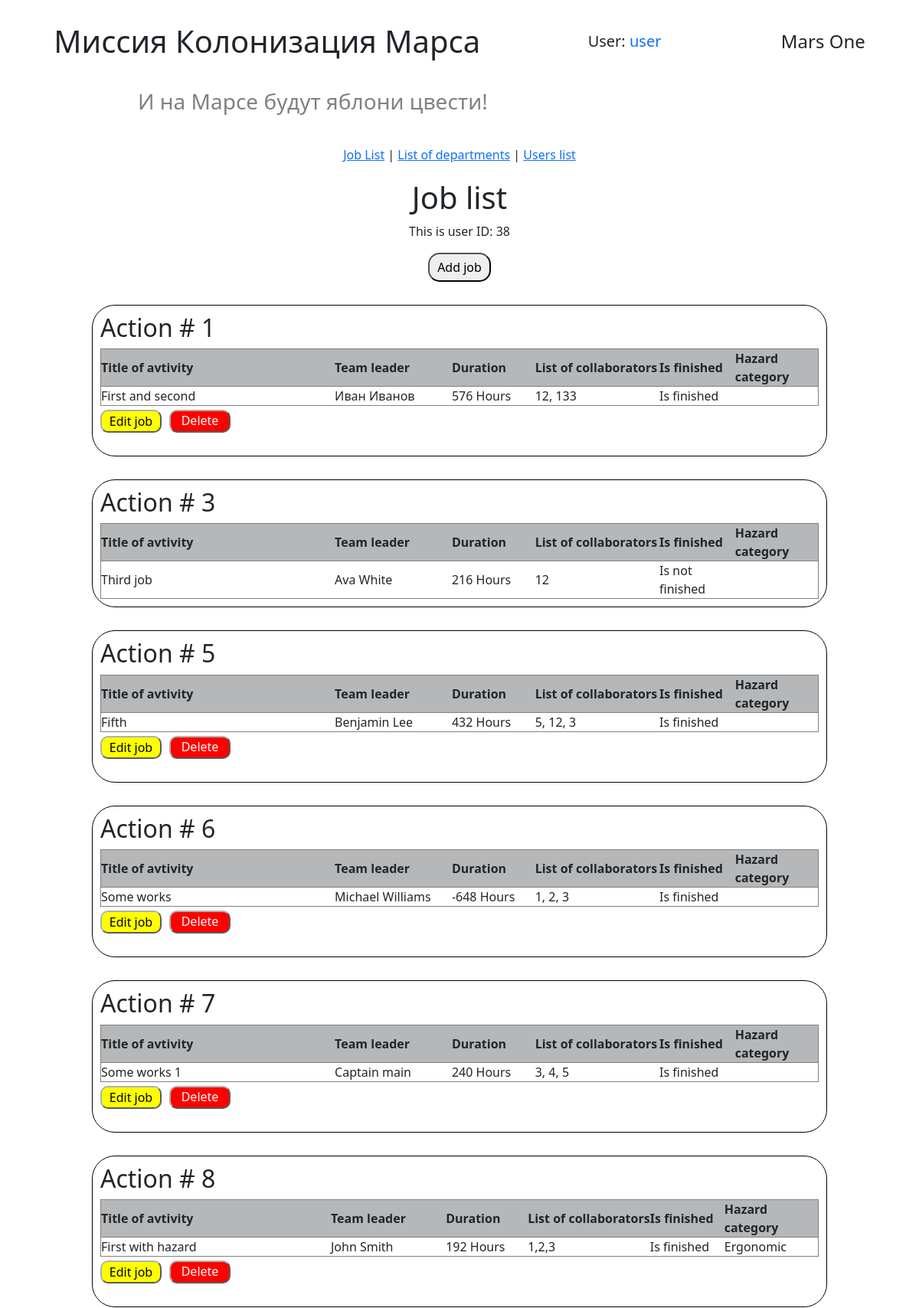
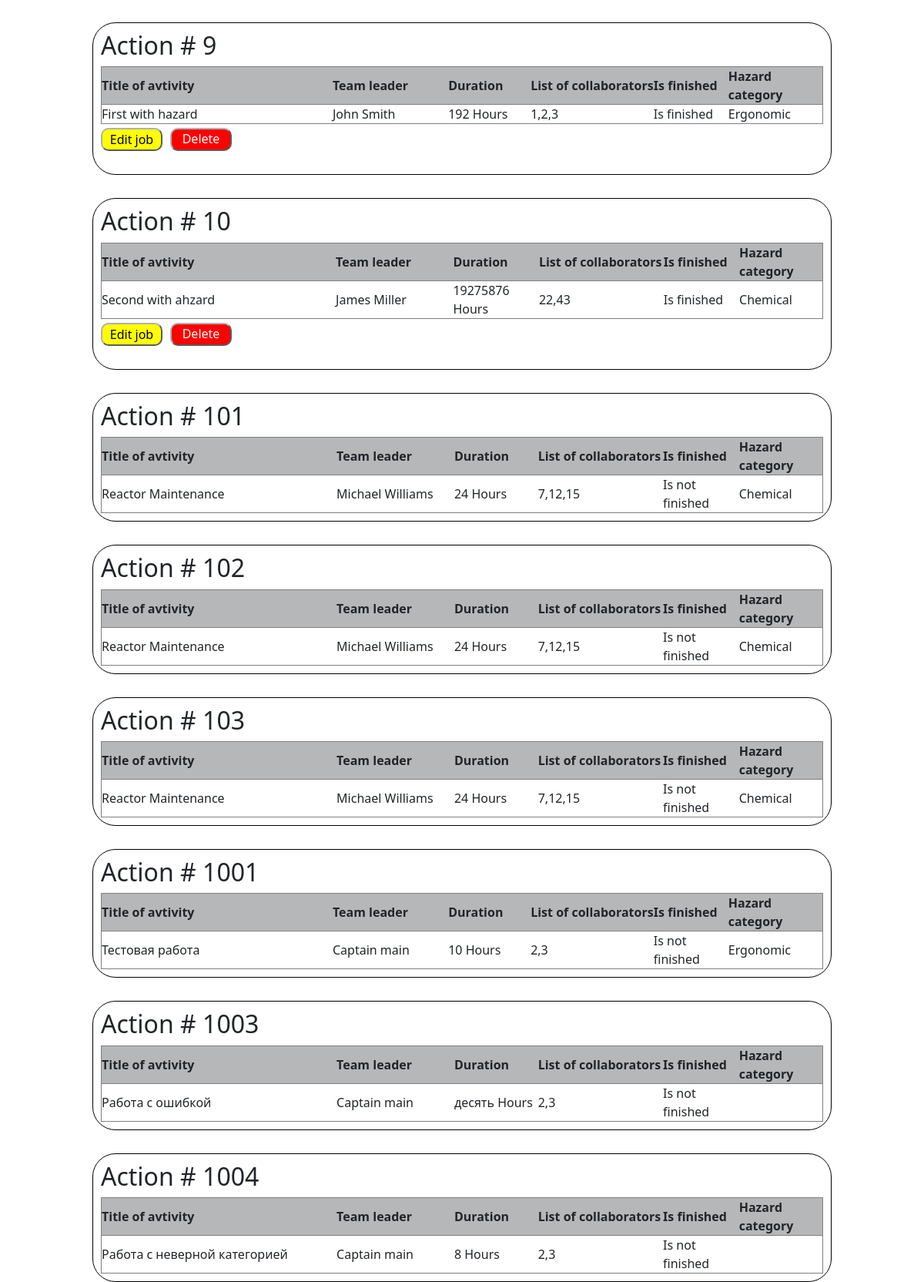
The page /jobs_list (signed in) on the database as committed earlier (2 pictures, top to bottom).
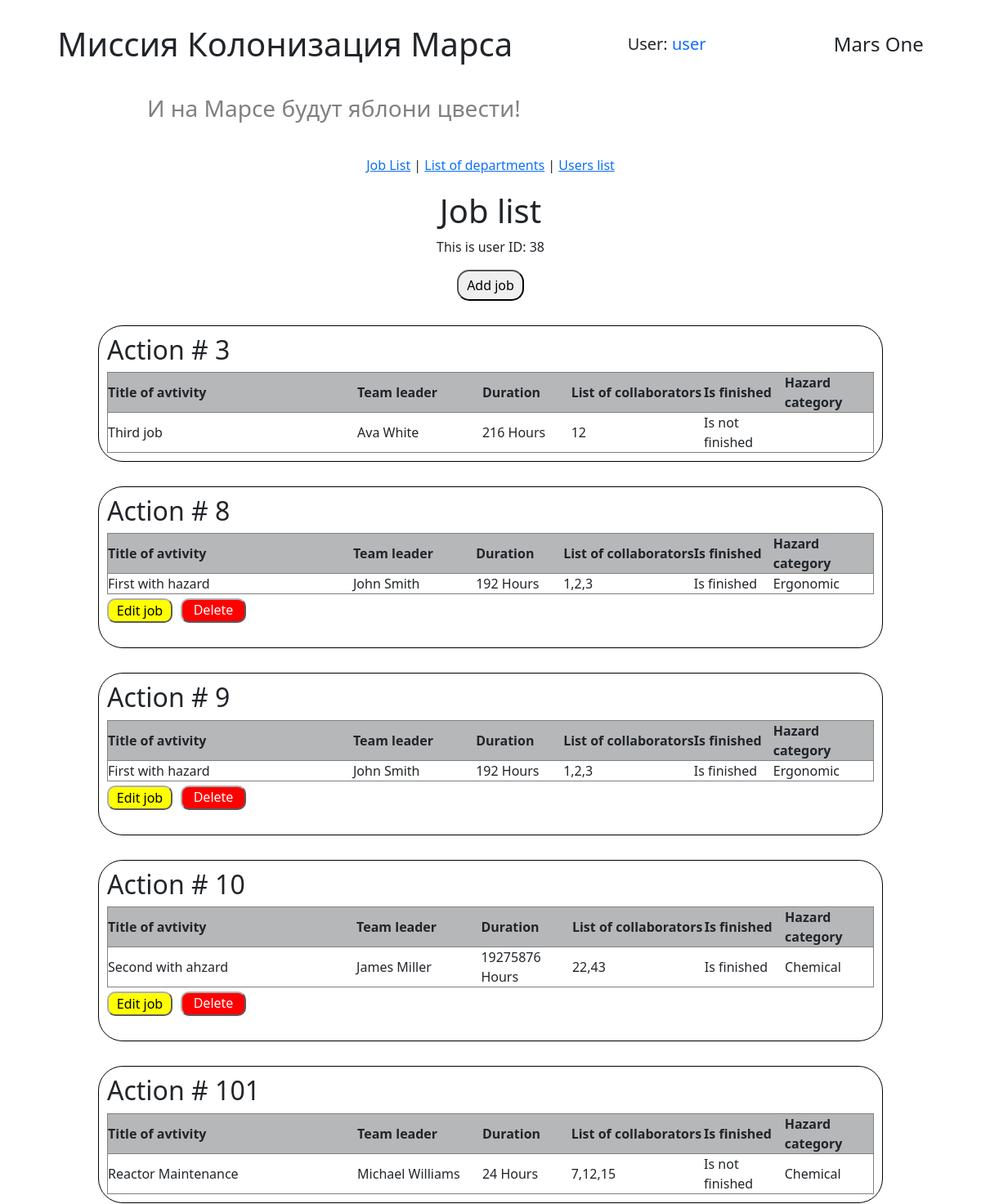
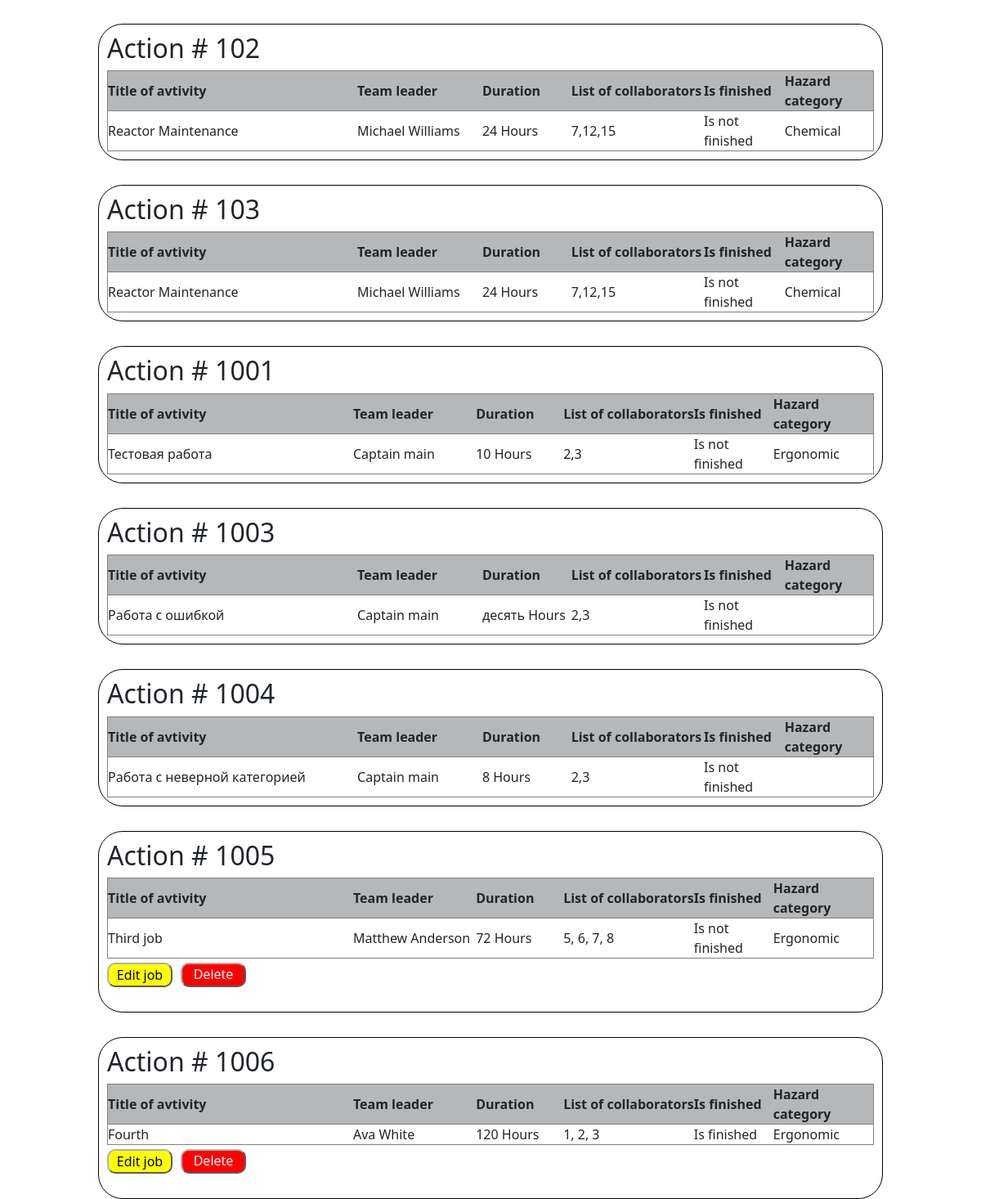
The same page on the database as committed later (2 pictures, top to bottom).
### data/users.py (models this page shows, shortened)
class User(SqlAlchemyBase, UserMixin):
    __tablename__ = 'users'
    id = sqlalchemy.Column(sqlalchemy.Integer, primary_key=True, autoincrement=True)
    surname = sqlalchemy.Column(sqlalchemy.String, nullable=True)
    name = sqlalchemy.Column(sqlalchemy.String, nullable=True)
    age = sqlalchemy.Column(sqlalchemy.Integer, nullable=True)
    position = sqlalchemy.Column(sqlalchemy.String, nullable=True)
    speciality = sqlalchemy.Column(sqlalchemy.String, nullable=True)
    address = sqlalchemy.Column(sqlalchemy.String, nullable=True)
    email = sqlalchemy.Column(sqlalchemy.String, index=True, unique=True, nullable=True)
    hashed_password = sqlalchemy.Column(sqlalchemy.String, nullable=True)
    modified_date = sqlalchemy.Column(sqlalchemy.DateTime, default=datetime.datetime.now)
    news = orm.relationship("News", back_populates='user')

### data/jobs.py (models this page shows)
class Jobs(SqlAlchemyBase):
    __tablename__ = 'jobs'
    id = sqlalchemy.Column(sqlalchemy.Integer, primary_key=True,
                           autoincrement=True)
    author = sqlalchemy.Column(sqlalchemy.Integer,
                               ForeignKey('users.id'), nullable=False)
    team_leader = sqlalchemy.Column(sqlalchemy.Integer,
                                    ForeignKey('users.id'), nullable=False)
    job_title = sqlalchemy.Column(sqlalchemy.String, nullable=True)
    work_size = sqlalchemy.Column(sqlalchemy.Integer, nullable=False)
    collaborators = sqlalchemy.Column(sqlalchemy.String, nullable=True)
    start_date = sqlalchemy.Column(sqlalchemy.DateTime,
                                   default=datetime.datetime.now)
    end_date = sqlalchemy.Column(sqlalchemy.DateTime,
                                 default=datetime.datetime.now)
    is_finished = sqlalchemy.Column(sqlalchemy.Boolean, default=False)
    hazard_category = sqlalchemy.Column(sqlalchemy.Integer,
                                        ForeignKey('hazard_category.id'),
                                        nullable=None)
    team_leader_user = relationship("User", backref='team_leader_jobs',
                                    foreign_keys=[team_leader])
    author_user = relationship("User", backref='author_jobs',
                               foreign_keys=[author])
    hazard_category_rel = relationship("HazardCategory", back_populates="jobs")

### data/hazard_category.py (models this page shows)
class HazardCategory(SqlAlchemyBase):
    __tablename__ = 'hazard_category'
    id = sqlalchemy.Column(sqlalchemy.Integer, primary_key=True,
                           autoincrement=True)
    hazard_category_title = sqlalchemy.Column(sqlalchemy.String)
    jobs = relationship("Jobs", back_populates='hazard_category_rel')

### handlers/work_with_jobs.py (the view)
@work_with_jobs_bp.route('/jobs_list')
@login_required
def get_jobs_list():
    db_ss = db_session.create_session()
    jobs = db_ss.query(Jobs).all()
    current_user_id = current_user.id
    message = get_flashed_messages()
    return render_template('jobs.html', jobs=jobs,
                           current_user_id=current_user_id,
                           message=message)

### data/db_session.py (called while the page is built)
def create_session() -> Session:
    global __factory
    return __factory()

### main.py (called while the page is built)
@login_manager.user_loader
def load_user(user_id):
    db_sess = db_session.create_session()
    return db_sess.query(User).get(user_id)

### templates/jobs.html (shortened to what this page needs)
{% extends "base.html" %}
{% block styles %}
    <link rel="stylesheet" href="{{ url_for('static', filename='css/job_list.css')}}">
{% endblock %}
{% block content %}
<h1>Job list</h1>
<p>This is user ID: {{ current_user_id }}</p>
<button onclick="window.location.href='/create_job'" class="add_btn">Add job </button>
{% for job  in jobs %}
    <div class="action">
        <h2>Action # {{ job.id }} </h2>
        <table>
            <tr>
                <th width="200">Title of avtivity</th>
                <th width="100">Team leader</th>
                <th width="50">Duration</th>
                <th width="50">List of collaborators</th>
                <th width="50">Is finished</th>
                <th width="50">Hazard category</th>
            </tr>
            <tr>
                <td>{{ job.job_title }}</td>
                <td>{{ job.team_leader_user.name }} {{ job.team_leader_user.surname }}</td>
                <td>{{ job.work_size }} Hours</td>
                <td>{{ job.collaborators }}</td>
                {% if job.is_finished %}
                    <td>Is finished</td>
                {% else %}
                    <td>Is not finished</td>
                {% endif %}
                <td>{{ job.hazard_category_rel.hazard_category_title }}</td>
            </tr>
        </table>
        {% if job.author_user.id == current_user_id or current_user_id == 1 or job.team_leader == current_user_id %}
        <div class="buttons_block">
            <form action="{{ url_for('work_with_jobs.edit_job', job_id=job.id )}}" method="get">
                <button class="btn_for_edit" type="submit">Edit job</button>
            </form>
            <form action="{{ url_for('work_with_jobs.delete_job', job_id=job.id )}}" method="post">
                <button class="btn_for_delete" type="submit">Delete job</button>
            </form>
        </div>
        {% endif %}
    </div>
{% endfor %}
{% endblock %}

### templates/base.html (shortened to what this page needs)
<!DOCTYPE html>
<html lang="ru">
<head>
    <link rel="stylesheet"
    href="https://cdn.jsdelivr.net/npm/bootstrap@5.0.0-beta1/dist/css/bootstrap.min.css"
>
    <link rel="stylesheet" href="{{ url_for('static', filename='css/style.css')}}">
    {% block styles %}{% endblock %}
</head>
<body>
    <header>
        <h1>Миссия Колонизация Марса</h1>
        {% if current_user.is_authenticated %}
        <h5> User:
            <a class="navbar-brand" href="/logout">{{ current_user.name }}</a>
        </h5>
        {% else %}
            <div class="auth_buttons">
                <a class="btn btn-primary " href="/register">Зарегистрироваться</a>
                <a class="btn btn-success" href="/login">Войти</a>
            </div>
        {% endif %}
        <h4>Mars One</h4>
    </header>
    <h3 class="second_header_text">И на Марсе будут яблони цвести!</h3>
    <main>
        <nav>
            <a href="/jobs_list">Job List</a> |
            <a href="/list_of_departments">List of departments</a> |
            <a href="/user_list">Users list</a>
        </nav>
        {% block content %}{% endblock %}
    </main>
</body>
</html>

### static/css/style.css (style rules this page uses)
* { margin: 0px; padding: 0px; font-family: 'Segoe UI', Tahoma, Geneva, Verdana, sans-serif; }
header { display: flex; justify-content: space-around; align-items: center; margin-top: 30px; width: 100%; }
main { display: flex; flex-direction: column; align-items: center; height: 100vh; margin-top: 20px; }
nav { margin: 20px; }
.second_header_text { color: grey; margin-top: 30px; margin-left: 15vw; }
.add_btn { padding: 5px 10px; border-radius: 15px; }
.buttons_block { display: flex; justify-content: space-between; width: 230px; margin-top: 5px; }
.btn_for_edit, .btn_for_delete { border-radius: 10px; border-color: rgb(175, 176, 176); height: 30px; width: 80px; }
.btn_for_edit { background-color: yellow; }
.btn_for_delete { color: white; background-color: red; }

### static/css/job_list.css (style rules this page uses)
div.action { border: 1px solid rgb(0, 0, 0); padding: 10px; border-radius: 30px; margin-top: 30px; width: 80%; }
table { width: 100%; }
tr { border: 1px solid grey; }
th { background-color: rgb(181, 183, 185); }
.buttons_block { display: flex; justify-content: space-between; width: 170px; margin-top: 5px; }

Rows that differ between the two databases and show on the page:
removed Jobs: id "1", job_title "First and second", team_leader_user.name "Иван", team_leader_user.surname "Иванов", work_size "576", collaborators "12, 133", is_finished "Is finished"
removed Jobs: id "5", job_title "Fifth", team_leader_user.name "Benjamin", team_leader_user.surname "Lee", work_size "432", collaborators "5, 12, 3", is_finished "Is finished"
removed Jobs: id "6", job_title "Some works", team_leader_user.name "Michael", team_leader_user.surname "Williams", work_size "-648", collaborators "1, 2, 3", is_finished "Is finished"
removed Jobs: id "7", job_title "Some works 1", team_leader_user.name "Captain", team_leader_user.surname "main", work_size "240", collaborators "3, 4, 5", is_finished "Is finished"
added Jobs: id "1005", job_title "Third job", team_leader_user.name "Matthew", team_leader_user.surname "Anderson", work_size "72", collaborators "5, 6, 7, 8", is_finished "Is not finished", hazard_category_rel.hazard_category_title "Ergonomic"
added Jobs: id "1006", job_title "Fourth", team_leader_user.name "Ava", team_leader_user.surname "White", work_size "120", collaborators "1, 2, 3", is_finished "Is finished", hazard_category_rel.hazard_category_title "Ergonomic"
